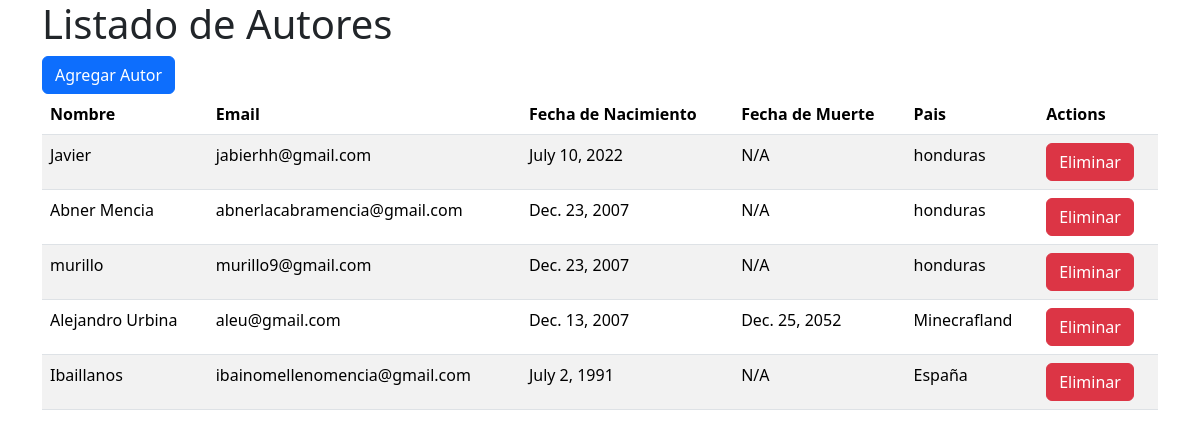
Page /author/list on the earlier database version.
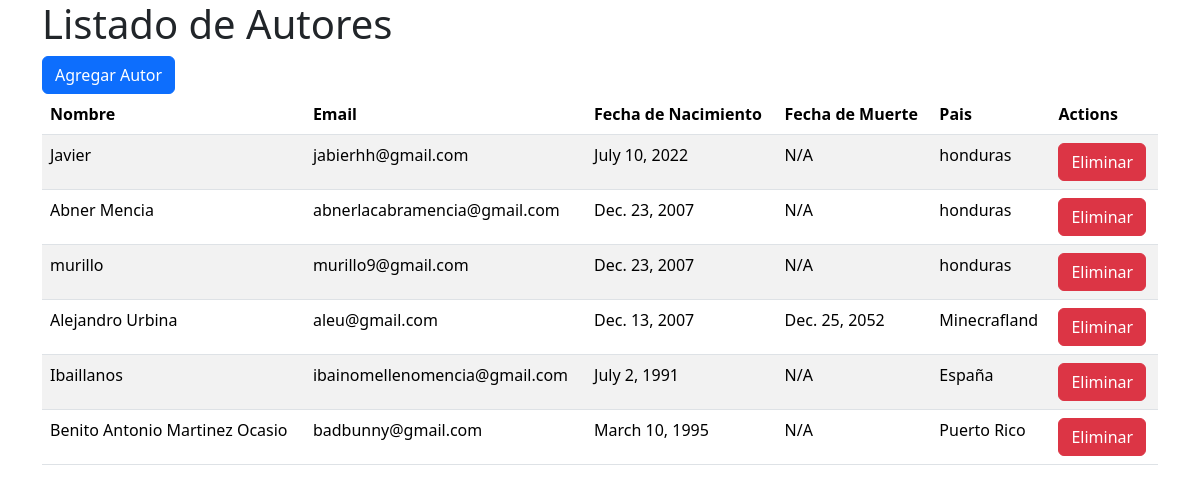
Same page on the later database version.
### General/models.py (models this page shows, shortened)
class Author(models.Model):
    id = models.UUIDField(primary_key=True, unique=True, blank=False, default=uuid4)
    name = models.CharField(max_length=100, blank=False)
    email = models.EmailField(unique=True, blank=False)
    born_date = models.DateField(blank=False)
    died_date = models.DateField(blank=True, null=True)
    country = models.CharField(max_length=100, blank=False)
    is_deleted = models.BooleanField(default=False)

### General/views.py (the view)
# urls.py: path('author/list', ListAuthors.as_view(), name="list_authors"),
class ListAuthors(views.View):
    def get(self, request:HttpRequest):
        authors = Author.objects.all()
        return render(request, 'author_list.html', {'authors': authors})

### General/templates/author_list.html (shortened to what this page needs)
{% extends 'base.html' %}
{% block body %}
<h1> Listado de Autores</h1>
<a href="{% url 'add_author' %}" class="btn btn-primary" > Agregar Autor</a>
<table class="table table-striped">
    <thead>
        <tr>
        <th scope="col">Nombre</th>
        <th scope="col">Email</th>
        <th scope="col">Fecha de Nacimiento</th>
        <th scope="col">Fecha de Muerte</th>
        <th scope="col">Pais</th>
        <th scope="col">Actions</th>
    </tr>
    </thead>
    <tbody>
        {% for author in authors %}
            <tr>
            <td>{{author.name}}</td>
            <td>{{author.email}}</td>
            <td>{{author.born_date}}</td>
            <td>
                {% if author.died_date %}
                {{author.died_date}}
                {%else %}
                    N/A
                {% endif%}
            </td>
            <td>{{author.country}}</td>
            <td>
                <button class="delete-btn btn btn-danger" data-author-id="{{author.id}}" >Eliminar</button>
            </td>
            </tr>
        {% endfor %}
    </tbody>
</table>
{% endblock body %}

Differences in the rows shown:
added Author: name "Benito Antonio Martinez Ocasio", email "badbunny@gmail.com", born_date "March 10, 1995", shows "N/A", country "Puerto Rico"
